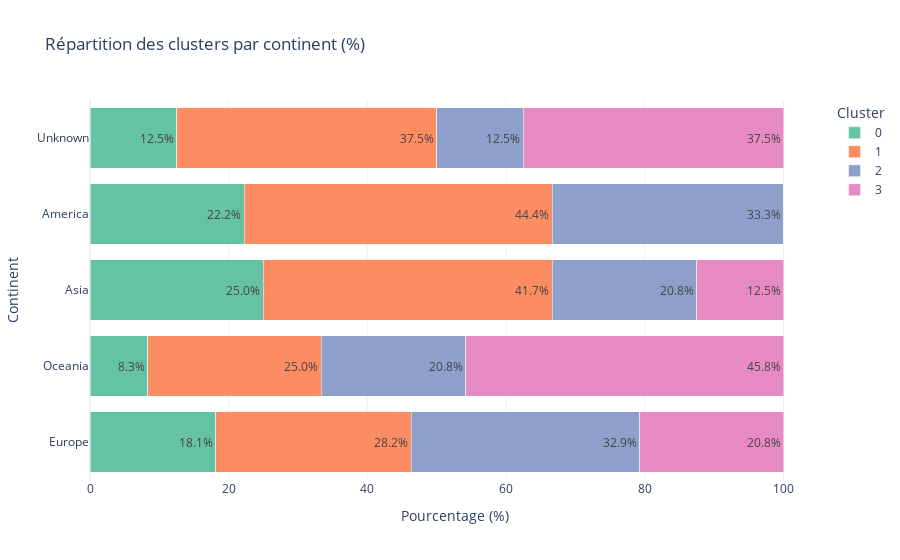

Notebook code cell kept with this figure:
### Code cell
ct = pd.crosstab(df['Continent'], df['clusters'], normalize='index') * 100
continent_order = df['Continent'].value_counts().index
ct = ct.loc[continent_order]

ct_long = ct.reset_index().melt(id_vars='Continent', var_name='Cluster', value_name='Pourcentage')

fig = px.bar(
    ct_long,
    x="Pourcentage",
    y="Continent",
    color="Cluster",
    orientation="h",
    title="Répartition des clusters par continent (%)",
    text="Pourcentage",
    color_discrete_sequence=px.colors.qualitative.Set2
)

fig.update_traces(texttemplate='%{text:.1f}%', textposition="inside")
fig.update_layout(
    barmode="stack", 
    xaxis_title="Pourcentage (%)",
    yaxis_title="Continent",
    template="plotly_white"
)

fig.show()

### Figure 1 — Plotly figure (JSON) as saved in the notebook; plotly's stock layout.template omitted (floating-point values rounded to 4 significant figures)
{"data": [{"hovertemplate": "Cluster=0<br>Pourcentage=%{text}<br>Continent=%{y}<extra></extra>", "legendgroup": "0", "marker": {"color": "rgb(102,194,165)", "pattern": {"shape": ""}}, "name": "0", "orientation": "h", "showlegend": true, "text": [18.15, 8.333, 25.0, 22.22, 12.5], "textposition": "inside", "texttemplate": "%{text:.1f}%", "type": "bar", "x": [18.15, 8.333, 25.0, 22.22, 12.5], "xaxis": "x", "y": ["Europe", "Oceania", "Asia", "America", "Unknown"], "yaxis": "y"}, {"hovertemplate": "Cluster=1<br>Pourcentage=%{text}<br>Continent=%{y}<extra></extra>", "legendgroup": "1", "marker": {"color": "rgb(252,141,98)", "pattern": {"shape": ""}}, "name": "1", "orientation": "h", "showlegend": true, "text": [28.18, 25.0, 41.67, 44.44, 37.5], "textposition": "inside", "texttemplate": "%{text:.1f}%", "type": "bar", "x": [28.18, 25.0, 41.67, 44.44, 37.5], "xaxis": "x", "y": ["Europe", "Oceania", "Asia", "America", "Unknown"], "yaxis": "y"}, {"hovertemplate": "Cluster=2<br>Pourcentage=%{text}<br>Continent=%{y}<extra></extra>", "legendgroup": "2", "marker": {"color": "rgb(141,160,203)", "pattern": {"shape": ""}}, "name": "2", "orientation": "h", "showlegend": true, "text": [32.91, 20.83, 20.83, 33.33, 12.5], "textposition": "inside", "texttemplate": "%{text:.1f}%", "type": "bar", "x": [32.91, 20.83, 20.83, 33.33, 12.5], "xaxis": "x", "y": ["Europe", "Oceania", "Asia", "America", "Unknown"], "yaxis": "y"}, {"hovertemplate": "Cluster=3<br>Pourcentage=%{text}<br>Continent=%{y}<extra></extra>", "legendgroup": "3", "marker": {"color": "rgb(231,138,195)", "pattern": {"shape": ""}}, "name": "3", "orientation": "h", "showlegend": true, "text": [20.75, 45.83, 12.5, 0.0, 37.5], "textposition": "inside", "texttemplate": "%{text:.1f}%", "type": "bar", "x": [20.75, 45.83, 12.5, 0.0, 37.5], "xaxis": "x", "y": ["Europe", "Oceania", "Asia", "America", "Unknown"], "yaxis": "y"}], "layout": {"autosize": true, "barmode": "stack", "legend": {"title": {"text": "Cluster"}, "tracegroupgap": 0}, "title": {"text": "Répartition des clusters par continent (%)"}, "xaxis": {"anchor": "y", "autorange": true, "domain": [0, 1], "range": [0, 105.3], "title": {"text": "Pourcentage (%)"}, "type": "linear"}, "yaxis": {"anchor": "x", "autorange": true, "domain": [0, 1], "range": [-0.5, 4.5], "title": {"text": "Continent"}, "type": "category"}}}
